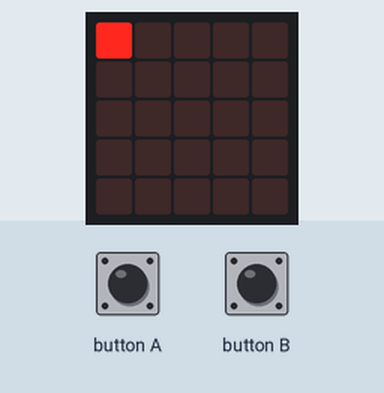
Bench run of a program on a simulated BBC micro:bit running MicroPython. Parts: the board's 5×5 LED display. The test bench sets the inputs (shaded band).

Above: at 1.2 s.
1.3 s: button A pressed for 0.15 s
At 2.5 s:
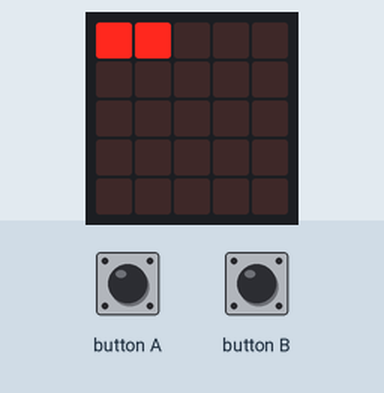
2.9 s: button B pressed for 0.15 s
At 3.9 s:
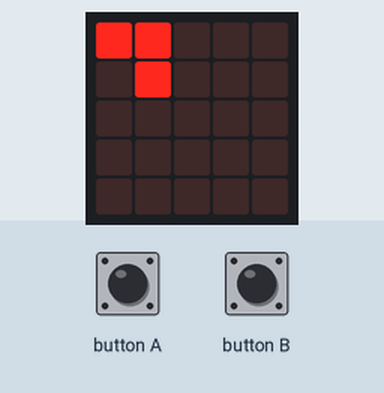
4.5 s: button A pressed for 1 s
At 5.1 s:
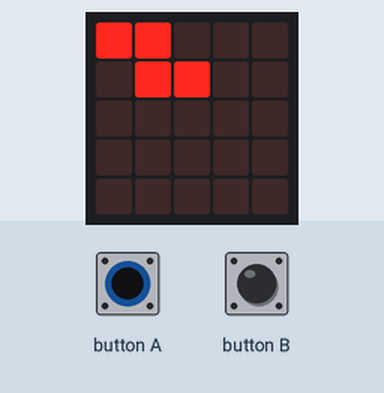
7.0 s: button B pressed for 1 s
At 8.2 s:
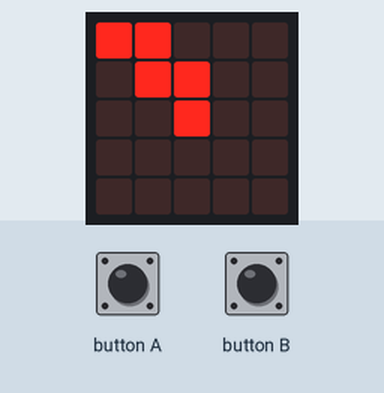
9.5 s: button A pressed for 0.15 s
At 10.1 s:
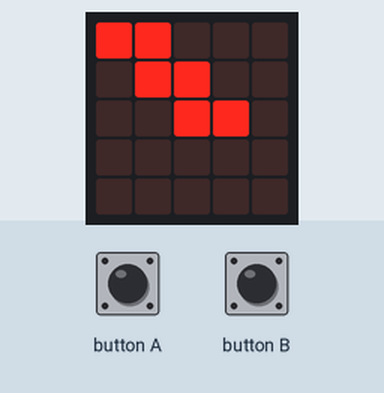
11.1 s: button B pressed for 0.15 s
At 12.5 s:
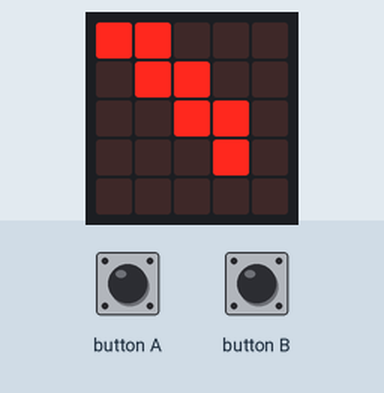
Timing chart, 0 to 13.7 s (numbered marks = the images above; inputs shaded):
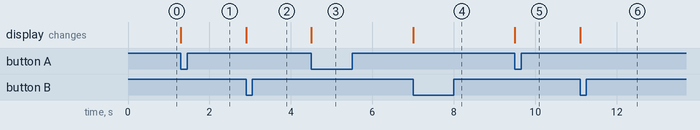

Measured:
- after the input at 1.3 s, the display: changes at once (image 1)
- after the input at 2.9 s, the display: changes at once (image 2)
- after the input at 4.5 s, the display: changes at once (image 3)
- after the input at 7.0 s, the display: changes at once (image 4)
- after the input at 9.5 s, the display: changes at once (image 5)
- after the input at 11.1 s, the display: changes at once (image 6)

The program:

Simple_Snake.py
```python
from microbit import *
import music

from microbit import *
import music

x = 0
y = 0
while True:
  display.set_pixel(x, y, 9)

  if x == 4 and y == 4:
    music.play(music.POWER_UP)
    display.clear()
    x = 0
    y = 0
  if button_a.was_pressed():
    x = x + 1
    if x > 4:
      x -= 1

  if button_b.was_pressed():
    y = y + 1
    if y > 4:
      y -= 1
```
